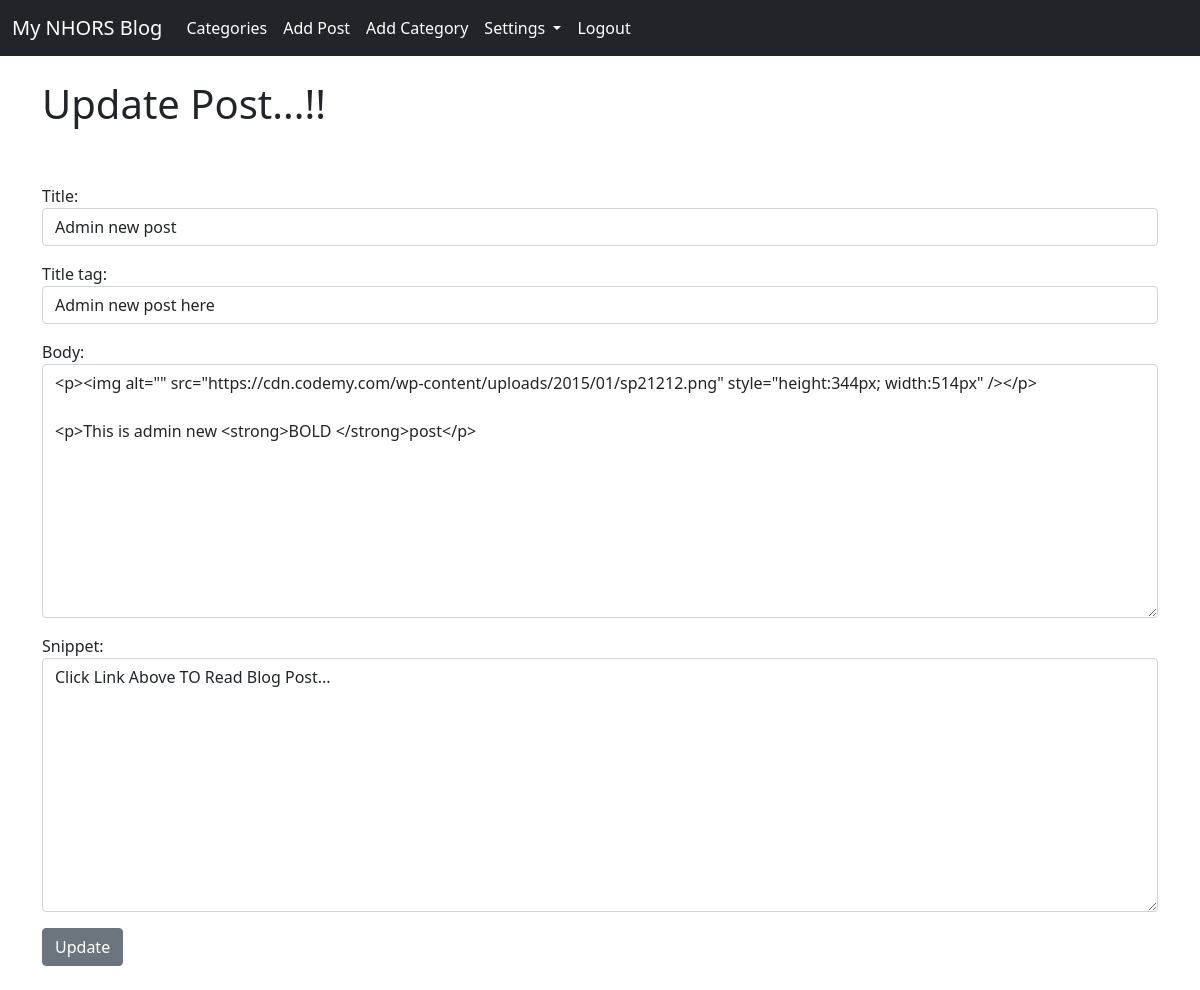
/atricle/edit/25 (signed in), run on the app's committed database.
### theblog/models.py (models this page shows, shortened)
class post(models.Model):
	title = models.CharField(max_length=250)
	header_image = models.ImageField(null=True, blank=True, upload_to='images/')
	title_tag = models.CharField(max_length=200)
	author = models.ForeignKey(User, on_delete=models.CASCADE)
	body = RichTextField(blank=True, null=True)
	post_date = models.DateField(auto_now_add=True)
	category = models.CharField(max_length=250, default='coding')
	snippet = models.CharField(max_length=250)
	likes = models.ManyToManyField(User, related_name='blog_posts')

### theblog/views.py (the view)
# urls.py: path('atricle/edit/<int:pk>', UpdatePostView.as_view(),name='update_post'),
class UpdatePostView(UpdateView):
	model = post
	template_name = 'update_post.html'
	form_class = EditForm

### theblog/forms.py
class EditForm(forms.ModelForm):
	class Meta:
		model = post
		fields = ('title', 'title_tag', 'body', 'snippet')
		widgets = {
			'title': forms.TextInput(attrs={'class': 'form-control', 'placeholder': 'This is Title Placeholder Stuff'}),
			'title_tag': forms.TextInput(attrs={'class': 'form-control', 'placeholder': 'This is Title_Tag Placeholder Stuff'}),
			'body': forms.Textarea(attrs={'class': 'form-control', 'placeholder': 'Please Discribe Your Post Here'}),
			'snippet': forms.Textarea(attrs={'class': 'form-control'}),
		}

### theblog/templates/update_post.html (shortened to what this page needs)
{% extends 'base.html' %}
{% block content %}
{% if user.is_authenticated %}
	{% if user.id == post.author.id %}
		<h1>Update Post...!!</h1><br><br>
		<div class="form-group">
			<form method="POST">
				{{ form.as_p }}
				<button class="btn btn-secondary">Update</button>
			</form>
		</div><br>
	{% else %}
	You're not allowed here! [And you know it...]
	{% endif %}
{% else %}
You're not allowed here! [And you know it...]
{% endif %}
{% endblock %}

### data on the page
post: title "Admin new post", title_tag "Admin new post here", body "<p><img alt=\"\" src=\"https://cdn.codemy.com/wp-content/uploads/2015/01/sp21212.png\" style=\"height:344px; width:514px\" /></p> <p>This is admin new <strong>BOLD </strong>post</p>", snippet "Click Link Above TO Read Blog Post..."
